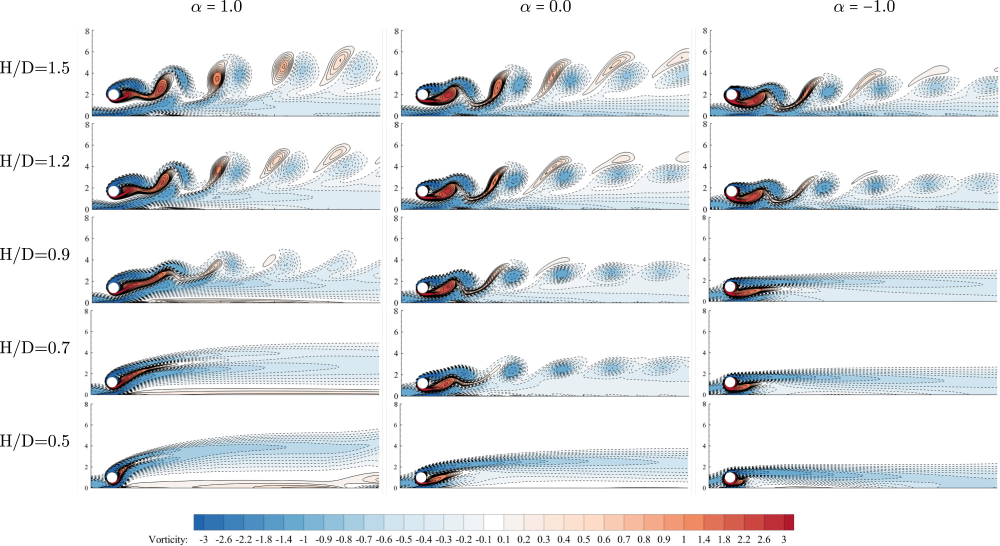
#> input picture images/aerodynamics/1-s2.0-S0029801817302378-gr2_lrg.jpg, 3000 x 1638 px (shown at 1/3 size); its folder holds 4 pictures in this run
$ python resize.py
#> lines starting #> are read from the running program, lines starting #| are printed output that depends on the picture
from PIL import Image
import os


for f in os.listdir('.'):
    if f.endswith('.png') or f.endswith('.jpeg') or f.endswith('.jpg'):
        image = Image.open(f)
#> image is the input picture: PIL image 3000x1638 RGB; mean R, G, B 230.6, 233.8, 236.1
        width, height = image.size
#> width = 3000; height = 1638
        new_height = 300
        new_width = int((width*new_height) / height)
#> new_width = 549
        image = image.resize((new_width, new_height))
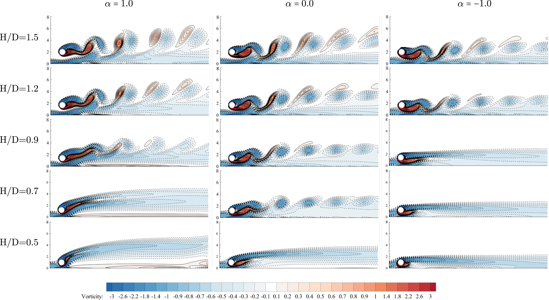
#> image: PIL image 549x300 RGB; mean R, G, B 230.4, 233.6, 236
        fn, fext = os.path.splitext(f)
        image.save('resized/' + fn + '_resized' + fext, quality=90)
#> pass 2 of the loop `for f in os.listdir('.'):`:
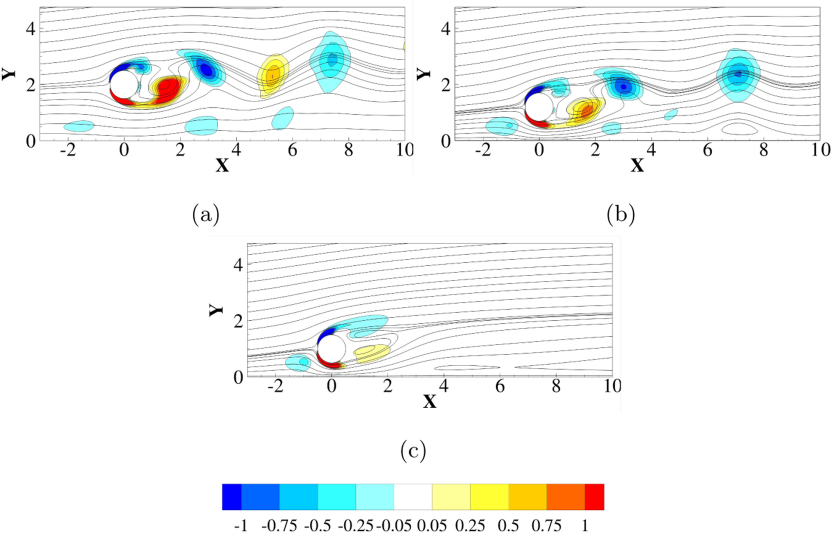
#> input picture images/aerodynamics/1-s2.0-S0029801817302378-gr3_lrg.jpg, 2500 x 1601 px (shown at 1/3 size)
#> image is the input picture: PIL image 2500x1601 RGB; mean R, G, B 243.6, 246.1, 245.1
#> `image = image.resize((new_width, new_height))`:
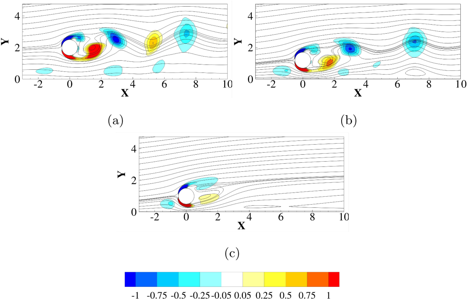
#> image: PIL image 468x300 RGB; mean R, G, B 243.3, 245.8, 244.8
#> pass 3 of the loop `for f in os.listdir('.'):`:
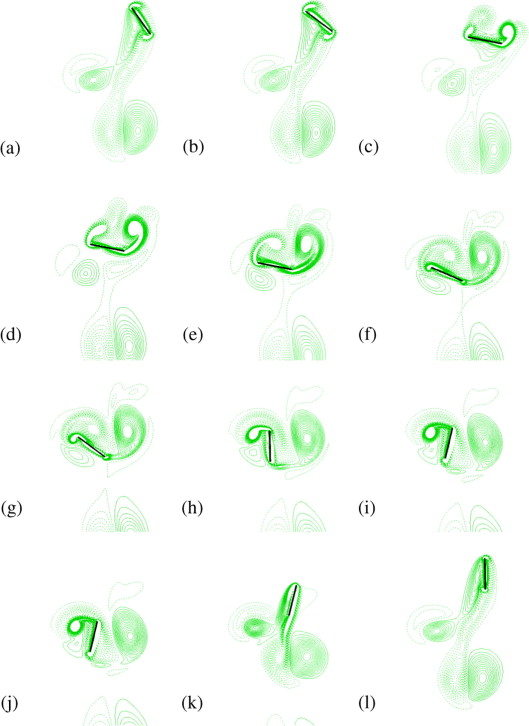
#> input picture images/aerodynamics/1-s2.0-S0045793009001777-gr10.jpg, 529 x 726 px
#> image is the input picture: PIL image 529x726 RGB; mean R, G, B 244.4, 252.1, 244.4
#> `image = image.resize((new_width, new_height))`:
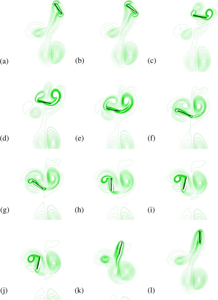
#> image: PIL image 218x300 RGB; mean R, G, B 244.3, 252.1, 244.4
#> the loop made 5 passes; the first 3 are shown
